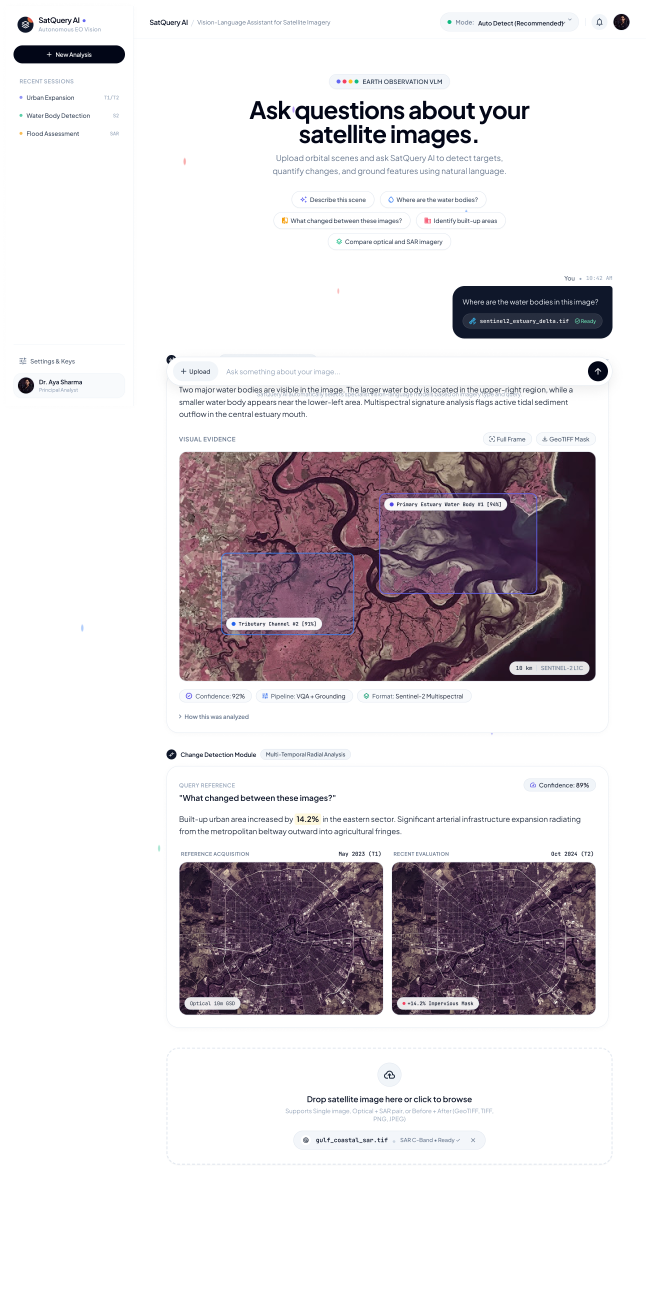
#> input picture SatQuery AI - Antigravity Workspace.png, 1291 x 2604 px (shown at 1/2 size)
$ python prepare_demo_assets.py
#> lines starting #> are read from the running program, lines starting #| are printed output that depends on the picture
import os
from pathlib import Path
from PIL import Image

def extract_demo_assets():
    base_dir = Path(__file__).resolve().parent.parent
    demo_out = base_dir / "frontend" / "public" / "demo"
    demo_out.mkdir(parents=True, exist_ok=True)

    # 1. Extract from SatQuery AI - Antigravity Workspace.png
    ws_path = base_dir / "SatQuery AI - Antigravity Workspace.png"
    if ws_path.exists():
        ws = Image.open(ws_path).convert("RGB")
        # Estuary delta scene
        estuary = ws.crop((360, 890, 1188, 1360))
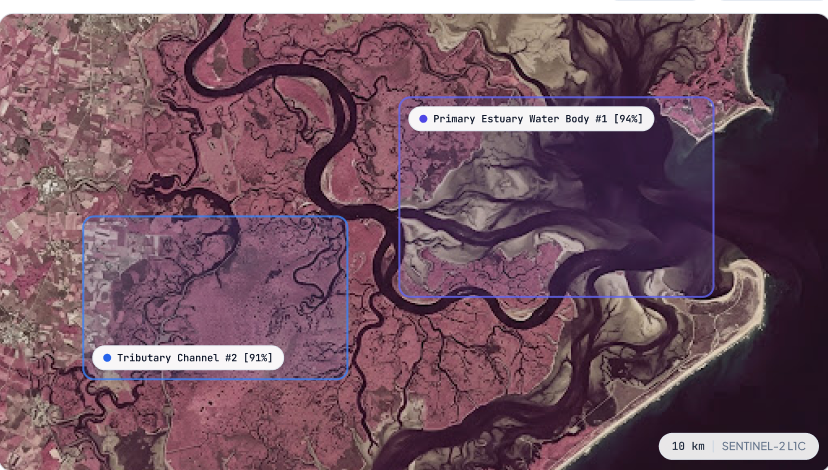
#> estuary: PIL image 828x470 RGB; mean R, G, B 115, 84, 97
        estuary.save(demo_out / "sentinel2_estuary_delta.png", "PNG")

        # Before acquisition (May 2023)
        before = ws.crop((360, 1715, 764, 2025))
        before.save(demo_out / "sentinel2_may2023.png", "PNG")

        # After acquisition (Oct 2024)
        after = ws.crop((783, 1715, 1188, 2025))
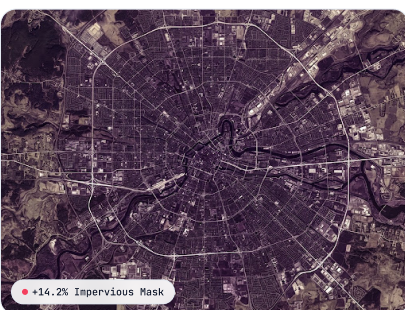
#> after: PIL image 405x310 RGB; mean R, G, B 90.5, 69.9, 87.6
        after.save(demo_out / "sentinel2_oct2024.png", "PNG")
        print("Extracted Workspace assets: estuary, before, after")

    # 2. Extract from SatQuery AI - Analysis History.png
    hist_path = base_dir / "SatQuery AI - Analysis History.png"
    if hist_path.exists():
        hist = Image.open(hist_path).convert("RGB")
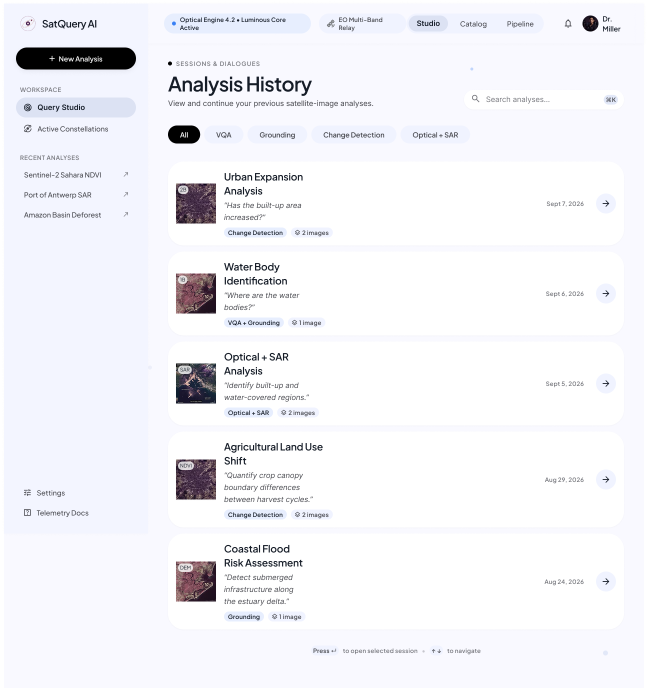
#> input picture SatQuery AI - Analysis History.png, 1296 x 1375 px (shown at 1/2 size)
        # Card 1: Urban Expansion (2B badge)
        thumb1 = hist.crop((352, 354, 432, 434))
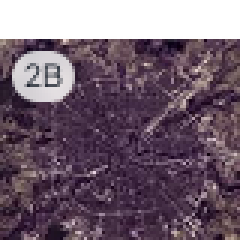
#> thumb1: PIL image 80x80 RGB (shown 3 times larger); mean R, G, B 115.1, 97.3, 112
        thumb1.save(demo_out / "thumb_urban_expansion.png", "PNG")

        # Card 2: Water Body (1B badge)
        thumb2 = hist.crop((352, 517, 432, 597))
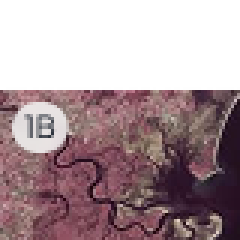
#> thumb2: PIL image 80x80 RGB (shown 3 times larger); mean R, G, B 171.2, 151, 155.5
        thumb2.save(demo_out / "thumb_water_body.png", "PNG")

        # Card 3: Optical + SAR (SAR badge)
        thumb3 = hist.crop((352, 680, 432, 760))
        thumb3.save(demo_out / "thumb_optical_sar.png", "PNG")

        # Card 4: Agricultural Land Use (NDVI badge)
        thumb4 = hist.crop((352, 866, 432, 946))
        thumb4.save(demo_out / "thumb_agri_ndvi.png", "PNG")

        # Card 5: Coastal Flood (DEM badge)
        thumb5 = hist.crop((352, 1052, 432, 1132))
        thumb5.save(demo_out / "thumb_coastal_dem.png", "PNG")
        print("Extracted History thumbnails")

    # 3. Extract SAR scene from SatQuery AI - New Analysis (Antigravity Style).png
    na_path = base_dir / "SatQuery AI - New Analysis (Antigravity Style).png"
    if na_path.exists():
        na = Image.open(na_path).convert("RGB")
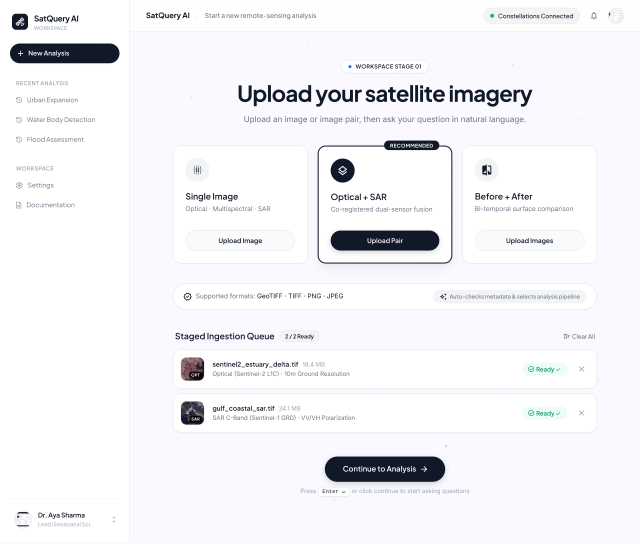
#> input picture SatQuery AI - New Analysis (Antigravity Style).png, 1280 x 1089 px (shown at 1/2 size)
        # Staged SAR thumbnail
        sar_thumb = na.crop((365, 735, 415, 785))
        sar_thumb.save(demo_out / "sar_thumb.png", "PNG")

        # Also staged estuary thumbnail
        est_thumb = na.crop((365, 655, 415, 705))
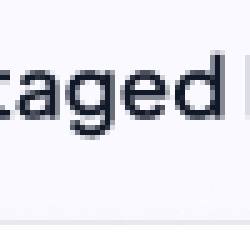
#> est_thumb: PIL image 50x50 RGB (shown 5 times larger); mean R, G, B 227.8, 228.5, 234.7
        est_thumb.save(demo_out / "est_thumb.png", "PNG")
        print("Extracted New Analysis thumbnails")

if __name__ == "__main__":
    extract_demo_assets()
